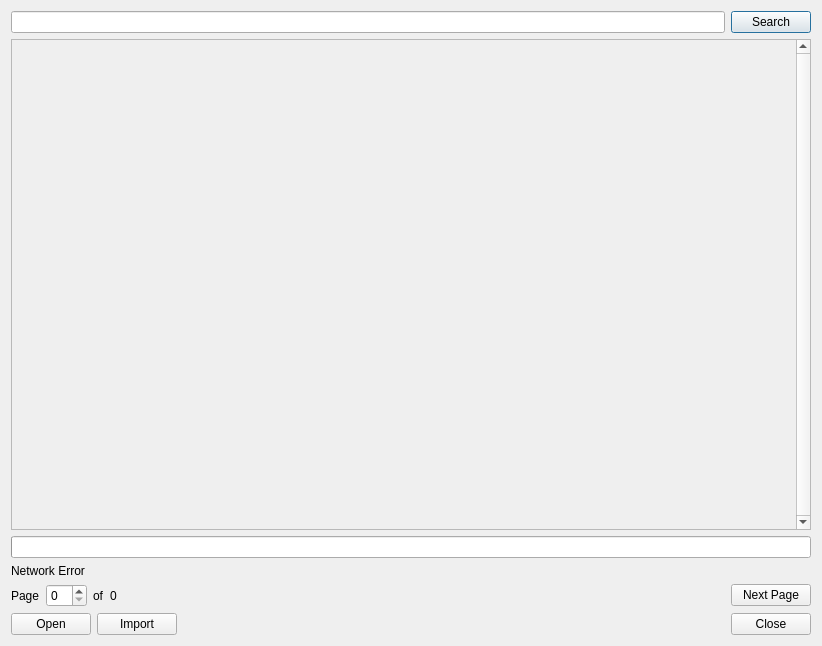
<?xml version="1.0" encoding="UTF-8"?>

<!--
SPDX-FileCopyrightText: 2019-2023 Mattia Basaglia <dev@dragon.best>

SPDX-License-Identifier: GPL-3.0-or-later
-->

<ui version="4.0">
 <class>LottieFilesSearchDialog</class>
 <widget class="QDialog" name="LottieFilesSearchDialog">
  <property name="geometry">
   <rect>
    <x>0</x>
    <y>0</y>
    <width>822</width>
    <height>646</height>
   </rect>
  </property>
  <property name="windowTitle">
   <string>Import From LottieFiles</string>
  </property>
  <property name="windowIcon">
   <iconset theme="lottiefiles"/>
  </property>
  <layout class="QVBoxLayout" name="verticalLayout">
   <item>
    <layout class="QHBoxLayout" name="horizontalLayout_2">
     <item>
      <widget class="QLineEdit" name="input_query"/>
     </item>
     <item>
      <widget class="QPushButton" name="pushButton_4">
       <property name="text">
        <string>Search</string>
       </property>
       <property name="icon">
        <iconset theme="search">
         <normaloff>.</normaloff>.</iconset>
       </property>
      </widget>
     </item>
    </layout>
   </item>
   <item>
    <widget class="QScrollArea" name="result_area">
     <property name="sizePolicy">
      <sizepolicy hsizetype="Minimum" vsizetype="Expanding">
       <horstretch>0</horstretch>
       <verstretch>0</verstretch>
      </sizepolicy>
     </property>
     <property name="verticalScrollBarPolicy">
      <enum>Qt::ScrollBarAlwaysOn</enum>
     </property>
     <property name="horizontalScrollBarPolicy">
      <enum>Qt::ScrollBarAlwaysOff</enum>
     </property>
     <property name="sizeAdjustPolicy">
      <enum>QAbstractScrollArea::AdjustToContents</enum>
     </property>
     <property name="widgetResizable">
      <bool>true</bool>
     </property>
     <widget class="QWidget" name="result_area_content">
      <property name="geometry">
       <rect>
        <x>0</x>
        <y>0</y>
        <width>785</width>
        <height>448</height>
       </rect>
      </property>
      <layout class="QGridLayout" name="result_area_layout">
       <property name="spacing">
        <number>0</number>
       </property>
      </layout>
     </widget>
    </widget>
   </item>
   <item>
    <widget class="QProgressBar" name="progress_bar"/>
   </item>
   <item>
    <widget class="QLabel" name="label_error">
     <property name="text">
      <string notr="true">Network Error</string>
     </property>
    </widget>
   </item>
   <item>
    <layout class="QHBoxLayout" name="horizontalLayout_3">
     <item>
      <widget class="QLabel" name="label">
       <property name="text">
        <string>Page</string>
       </property>
      </widget>
     </item>
     <item>
      <widget class="QSpinBox" name="spin_page"/>
     </item>
     <item>
      <widget class="QLabel" name="label_2">
       <property name="text">
        <string>of</string>
       </property>
      </widget>
     </item>
     <item>
      <widget class="QLabel" name="label_page_count">
       <property name="text">
        <string notr="true">0</string>
       </property>
      </widget>
     </item>
     <item>
      <spacer name="horizontalSpacer_2">
       <property name="orientation">
        <enum>Qt::Horizontal</enum>
       </property>
       <property name="sizeHint" stdset="0">
        <size>
         <width>40</width>
         <height>20</height>
        </size>
       </property>
      </spacer>
     </item>
     <item>
      <widget class="QPushButton" name="button_next">
       <property name="text">
        <string>Next Page</string>
       </property>
       <property name="icon">
        <iconset theme="go-next">
         <normaloff>.</normaloff>.</iconset>
       </property>
      </widget>
     </item>
    </layout>
   </item>
   <item>
    <layout class="QHBoxLayout" name="horizontalLayout">
     <item>
      <widget class="QPushButton" name="button_open">
       <property name="text">
        <string>Open</string>
       </property>
       <property name="icon">
        <iconset theme="document-open">
         <normaloff>.</normaloff>.</iconset>
       </property>
      </widget>
     </item>
     <item>
      <widget class="QPushButton" name="button_import">
       <property name="text">
        <string>Import</string>
       </property>
       <property name="icon">
        <iconset theme="document-import">
         <normaloff>.</normaloff>.</iconset>
       </property>
      </widget>
     </item>
     <item>
      <spacer name="horizontalSpacer">
       <property name="orientation">
        <enum>Qt::Horizontal</enum>
       </property>
       <property name="sizeHint" stdset="0">
        <size>
         <width>40</width>
         <height>20</height>
        </size>
       </property>
      </spacer>
     </item>
     <item>
      <widget class="QPushButton" name="pushButton_3">
       <property name="text">
        <string>Close</string>
       </property>
       <property name="icon">
        <iconset theme="dialog-cancel">
         <normaloff>.</normaloff>.</iconset>
       </property>
      </widget>
     </item>
    </layout>
   </item>
  </layout>
 </widget>
 <resources/>
 <connections>
  <connection>
   <sender>button_open</sender>
   <signal>clicked()</signal>
   <receiver>LottieFilesSearchDialog</receiver>
   <slot>clicked_open()</slot>
   <hints>
    <hint type="sourcelabel">
     <x>51</x>
     <y>624</y>
    </hint>
    <hint type="destinationlabel">
     <x>66</x>
     <y>656</y>
    </hint>
   </hints>
  </connection>
  <connection>
   <sender>button_import</sender>
   <signal>clicked()</signal>
   <receiver>LottieFilesSearchDialog</receiver>
   <slot>clicked_import()</slot>
   <hints>
    <hint type="sourcelabel">
     <x>127</x>
     <y>614</y>
    </hint>
    <hint type="destinationlabel">
     <x>166</x>
     <y>683</y>
    </hint>
   </hints>
  </connection>
  <connection>
   <sender>pushButton_3</sender>
   <signal>clicked()</signal>
   <receiver>LottieFilesSearchDialog</receiver>
   <slot>reject()</slot>
   <hints>
    <hint type="sourcelabel">
     <x>769</x>
     <y>628</y>
    </hint>
    <hint type="destinationlabel">
     <x>781</x>
     <y>693</y>
    </hint>
   </hints>
  </connection>
  <connection>
   <sender>pushButton_4</sender>
   <signal>clicked()</signal>
   <receiver>LottieFilesSearchDialog</receiver>
   <slot>clicked_search()</slot>
   <hints>
    <hint type="sourcelabel">
     <x>772</x>
     <y>25</y>
    </hint>
    <hint type="destinationlabel">
     <x>737</x>
     <y>741</y>
    </hint>
   </hints>
  </connection>
  <connection>
   <sender>button_next</sender>
   <signal>clicked()</signal>
   <receiver>LottieFilesSearchDialog</receiver>
   <slot>clicked_next()</slot>
   <hints>
    <hint type="sourcelabel">
     <x>736</x>
     <y>590</y>
    </hint>
    <hint type="destinationlabel">
     <x>682</x>
     <y>723</y>
    </hint>
   </hints>
  </connection>
  <connection>
   <sender>spin_page</sender>
   <signal>valueChanged(int)</signal>
   <receiver>LottieFilesSearchDialog</receiver>
   <slot>page_changed(int)</slot>
   <hints>
    <hint type="sourcelabel">
     <x>82</x>
     <y>581</y>
    </hint>
    <hint type="destinationlabel">
     <x>147</x>
     <y>691</y>
    </hint>
   </hints>
  </connection>
 </connections>
 <slots>
  <slot>clicked_open()</slot>
  <slot>clicked_import()</slot>
  <slot>clicked_search()</slot>
  <slot>clicked_next()</slot>
  <slot>page_changed(int)</slot>
 </slots>
</ui>
